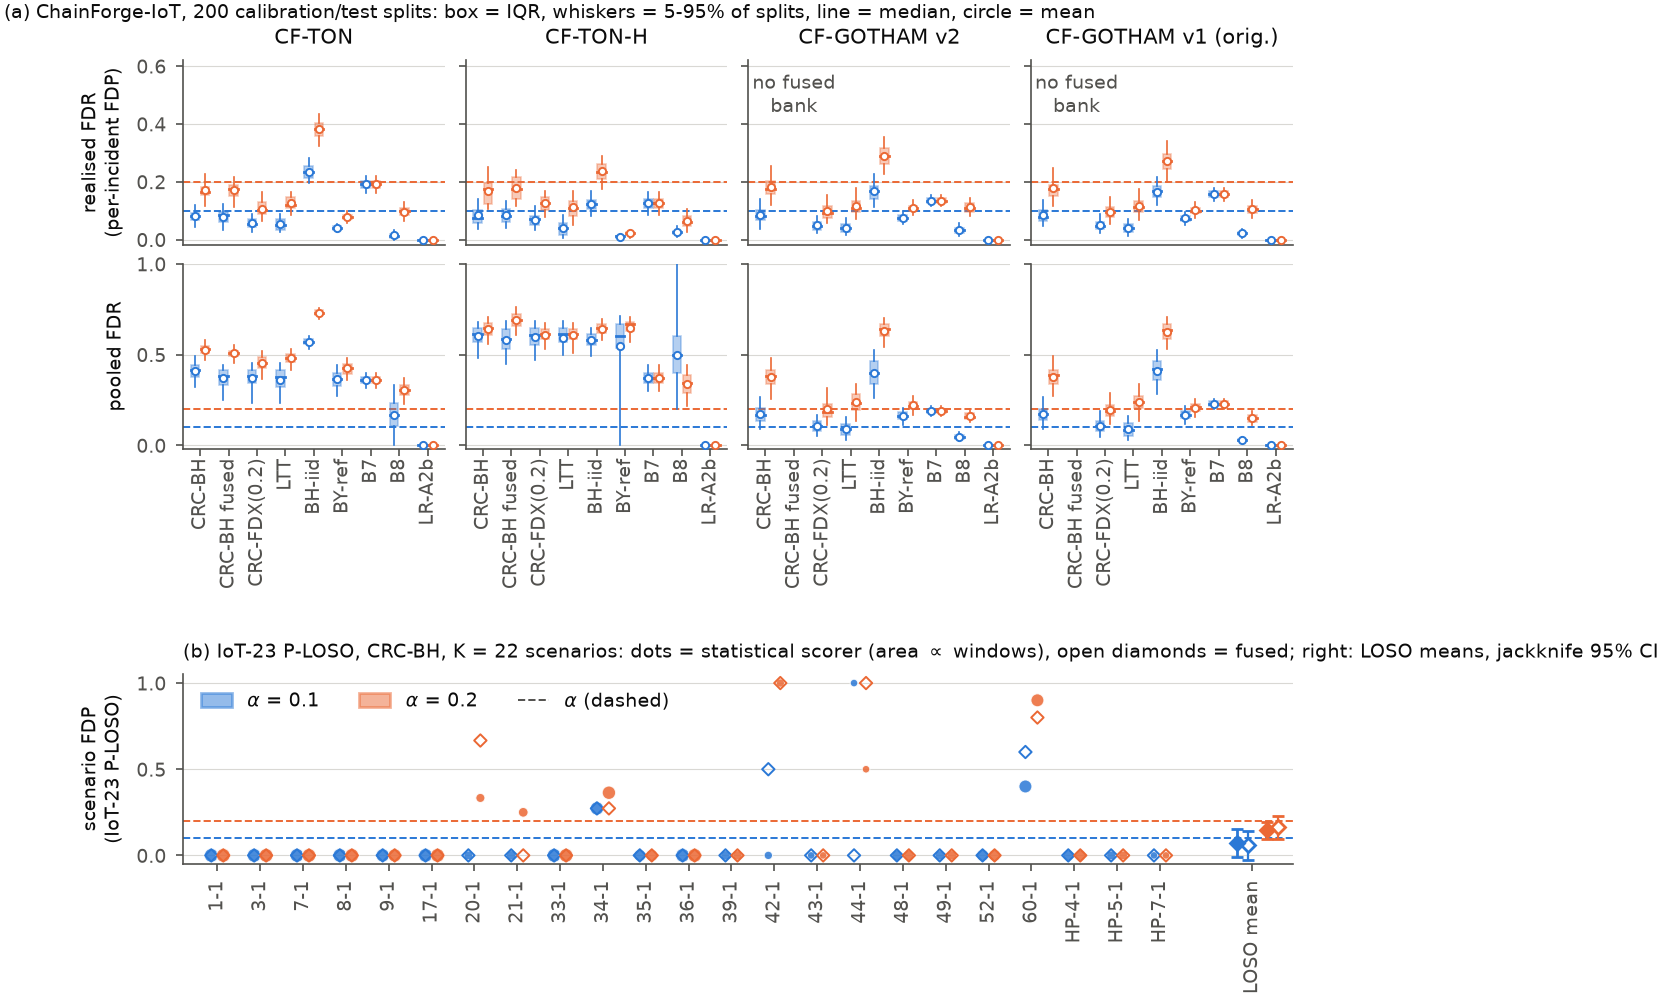

This chart was generated by the following Python code:
#!/usr/bin/env python
"""Fig. 3 -- validity (E1, E11). (a) realised FDR over 200 calibration/test splits on CF-TON, CF-TON-H, CF-GOTHAM for
every method, on both estimands (mean per-incident FDP / pooled FDR), alpha in {0.1, 0.2}; (b) IoT-23 P-LOSO
per-scenario FDP with the LOSO mean and its delete-one-scenario jackknife interval. Owner: P2-G.

  .venv/bin/python -I P2_CertiChain/figures/fig3_validity.py
Reads results/exp/E1 (cells), results/exp/E11/iot23/loso, results/summary/primary1_validity{,_v2}.json.
"""
from __future__ import annotations

import json
import sys
from pathlib import Path

import numpy as np
import polars as pl

sys.path.insert(0, str(Path(__file__).resolve().parent))
import _style as S  # noqa: E402
from certichain.eval import experiments as X  # noqa: E402

DSETS = [("cf_ton", "CF-TON", "S_TON"), ("cf_ton_h", "CF-TON-H", "S_TON_H"), ("cf_gotham_v2", "CF-GOTHAM v2", "S_GOT2"),
         ("cf_gotham", "CF-GOTHAM v1 (orig.)", "S_GOT")]
METHODS = [("crc_bh", "stat", "CRC-BH"), ("crc_bh", "fuse_s0", "CRC-BH fused"), ("crc_fdx020", "stat", "CRC-FDX(0.2)"),
           ("ltt", "stat", "LTT"), ("bh_iid", "stat", "BH-iid"), ("by_ref", "stat", "BY-ref"), ("b7", "stat", "B7"),
           ("b8", "stat", "B8"), ("lr_a2b", "stat", "LR-A2b")]
ALPHAS = (0.1, 0.2)


def cell_frame(idx: pl.DataFrame, ds: str, sid: str, method: str, alpha: float) -> pl.DataFrame | None:
    sub = idx.filter((pl.col("ds") == ds) & (pl.col("scorer_id") == sid) & (pl.col("method") == method)
                     & ((pl.col("alpha") - alpha).abs() < 1e-9))
    if not sub.height:
        return None
    return pl.read_parquet(Path(sub["path"][0]) / "per_split.parquet")


def main() -> None:
    S.setup()
    import matplotlib.pyplot as plt
    from matplotlib.gridspec import GridSpec
    from matplotlib.lines import Line2D
    from matplotlib.patches import Patch
    idx = X.collect("E1")
    fig = plt.figure(figsize=(S.DCOL, 4.7))
    outer = GridSpec(2, 1, figure=fig, height_ratios=[2.05, 1.0], hspace=0.78, top=0.955, bottom=0.10)
    gs = outer[0].subgridspec(2, len(DSETS), hspace=0.10, wspace=0.08)
    present = {}
    for r, (metric, ylab) in enumerate((("fdr", "realised FDR\n(per-incident FDP)"), ("pooled_fdr", "pooled FDR"))):
        for c, (ds, name, scorer) in enumerate(DSETS):
            ax = fig.add_subplot(gs[r, c])
            pos = 0
            ticks, labels = [], []
            for m, kind, lab in METHODS:
                sid = f"{scorer}.{kind}"
                for j, a in enumerate(ALPHAS):
                    df = cell_frame(idx, ds, sid, m, a)
                    x = pos + (j - 0.5) * 0.36
                    if df is None:
                        continue
                    present[(ds, m, kind)] = True
                    v = df[metric].to_numpy().astype(float)
                    v = v[np.isfinite(v)]
                    q05, q25, q50, q75, q95 = np.quantile(v, [0.05, 0.25, 0.5, 0.75, 0.95])
                    col = S.ALPHA_COLORS[a]
                    ax.add_patch(plt.Rectangle((x - 0.15, q25), 0.30, max(q75 - q25, 1e-4), facecolor=col, alpha=0.35,
                                               edgecolor=col, lw=0.6, zorder=3))
                    ax.plot([x, x], [q05, q25], color=col, lw=0.6, zorder=3)
                    ax.plot([x, x], [q75, q95], color=col, lw=0.6, zorder=3)
                    ax.plot([x - 0.15, x + 0.15], [q50, q50], color=col, lw=1.0, zorder=4)
                    ax.plot([x], [v.mean()], marker="o", ms=2.6, mfc="white", mec=col, mew=0.7, zorder=5)
                ticks.append(pos)
                labels.append(lab)
                pos += 1
            for a in ALPHAS:
                S.alpha_line(ax, a, color=S.ALPHA_COLORS[a])
            ax.set_xlim(-0.6, pos - 0.4)
            ax.set_ylim(-0.02, 1.0 if metric == "pooled_fdr" else 0.62)
            ax.set_xticks(ticks)
            ax.set_xticklabels(labels if r == 1 else [], rotation=90, fontsize=7)
            ax.tick_params(axis="x", pad=1)
            if r == 0:
                ax.tick_params(axis="x", length=0)
                ax.set_title(name)
            if c == 0:
                ax.set_ylabel(ylab)
            else:
                ax.set_yticklabels([])
            ax.grid(axis="x", visible=False)
            if (ds, "crc_bh", "fuse_s0") not in present and r == 0:
                ax.text(1, 0.58, "no fused\nbank", ha="center", va="top", fontsize=7, color=S.INK2)
    # (b) IoT-23 P-LOSO
    ax = fig.add_subplot(outer[1])
    loso = X.exp_root("E11") / "iot23" / "loso"
    scen = None
    xs = None
    summary_pts = []
    for j, a in enumerate(ALPHAS):
        p = loso / "crc_bh__S_CF.stat" / f"a{a}"
        if not (p / "per_scenario.parquet").exists():
            continue
        per = pl.read_parquet(p / "per_scenario.parquet")
        jk = json.loads((p / "jackknife.json").read_text())
        if scen is None:
            per0 = per.with_columns(pl.col("scenario").str.replace("HP-", "HP").alias("lab"))
            order = sorted(range(per0.height), key=lambda i: (per0["scenario"][i].startswith("HP"),
                                                              float(per0["scenario"][i].split("-")[-2])
                                                              if not per0["scenario"][i].startswith("HP")
                                                              else float(per0["scenario"][i].split("-")[1])))
            scen = [per0["scenario"][i] for i in order]
            xs = np.arange(len(scen))
        pm = dict(zip(per["scenario"].to_list(), per["fdp"].to_list()))
        nw = dict(zip(per["scenario"].to_list(), per["n_windows"].to_list()))
        y = np.array([pm[s] for s in scen])
        col = S.ALPHA_COLORS[a]
        ax.scatter(xs + (j - 0.5) * 0.28, y, s=[6 + 1.6 * nw[s] for s in scen], color=col, alpha=0.85,
                   edgecolor="white", linewidth=0.4, zorder=4)
        summary_pts.append((a, jk))
    fused_pts = []
    for j, a in enumerate(ALPHAS):
        pf = loso / "crc_bh__S_CF.fuse_s0" / f"a{a}"
        if scen is not None and (pf / "per_scenario.parquet").exists():
            perf = pl.read_parquet(pf / "per_scenario.parquet")
            pmf = dict(zip(perf["scenario"].to_list(), perf["fdp"].to_list()))
            ax.scatter(xs + (j - 0.5) * 0.28, [pmf[s_] for s_ in scen], s=10, facecolor="none",
                       edgecolor=S.ALPHA_COLORS[a], linewidth=0.7, zorder=5, marker="D")
            fused_pts.append((a, json.loads((pf / "jackknife.json").read_text())))
    if scen is not None:
        xr = len(scen) + 0.8
        for j, (a, jk) in enumerate(fused_pts):
            col = S.ALPHA_COLORS[a]
            xx = xr + j * 0.7 + 0.25
            ax.errorbar([xx], [jk["estimate"]], yerr=[[jk["estimate"] - max(jk["lo"], -0.05)], [jk["hi"] - jk["estimate"]]],
                        fmt="D", ms=3.6, color=col, mfc="white", elinewidth=0.8, capsize=2, zorder=5)
        for j, (a, jk) in enumerate(summary_pts):
            col = S.ALPHA_COLORS[a]
            xx = xr + j * 0.7
            ax.errorbar([xx], [jk["estimate"]], yerr=[[jk["estimate"] - max(jk["lo"], -0.05)], [jk["hi"] - jk["estimate"]]],
                        fmt="D", ms=3.6, color=col, mfc=col, elinewidth=1.0, capsize=2, zorder=5)
        for a in ALPHAS:
            S.alpha_line(ax, a, color=S.ALPHA_COLORS[a])
        ax.set_xticks(list(xs) + [xr + 0.35])
        ax.set_xticklabels([s for s in scen] + ["LOSO mean"], rotation=90, fontsize=7)
        ax.set_xlim(-0.8, xr + 1.3)
        ax.set_ylim(-0.05, 1.05)
        ax.set_ylabel("scenario FDP\n(IoT-23 P-LOSO)")
        ax.grid(axis="x", visible=False)
        ax.set_title("(b) IoT-23 P-LOSO, CRC-BH, K = 22 scenarios: dots = statistical scorer (area $\\propto$ windows), "
                     "open diamonds = fused; right: LOSO means, jackknife 95% CI", loc="left", fontsize=7)
    fig.text(0.0, 0.995, "(a) ChainForge-IoT, 200 calibration/test splits: box = IQR, whiskers = 5-95% of splits, "
             "line = median, circle = mean", fontsize=7, ha="left", va="bottom")
    handles = [Patch(facecolor=S.ALPHA_COLORS[a], alpha=0.5, edgecolor=S.ALPHA_COLORS[a], label=f"$\\alpha$ = {a}")
               for a in ALPHAS] + [Line2D([], [], ls="--", color=S.INK2, lw=0.7, label="$\\alpha$ (dashed)")]
    ax.legend(handles=handles, loc="upper left", ncol=3, fontsize=7)
    v = json.loads((S.RESULTS / "summary" / "primary1_validity.json").read_text())
    run = [c for c in v["cells"] if not c.get("missing")]
    pv2 = S.RESULTS / "summary" / "primary1_validity_v2.json"
    v2txt = ""
    if pv2.exists():
        v2 = json.loads(pv2.read_text())
        zc = {c["cell"]: c for c in v2["cells"]}
        z1, z2 = (zc.get(f"cf_gotham|alpha={a}|crc_bh|stats", {}).get("z") for a in (0.1, 0.2))
        v2txt = (f" Deviation-P1 family (CF-GOTHAM cells from v2 / S_GOT2, primary1_validity_v2.json): "
                 f"{v2['n_cells_run']}/{len(v2['cells'])} cells run, max z = {v2['max_standardised_excess']:.2f}, "
                 f"violations = {v2['n_violations']} (CF-GOTHAM v2 z = {z1:.2f} / {z2:.2f} at alpha = 0.1 / 0.2). The "
                 f"CF-GOTHAM fused cells are missing in both families because P2-F dropped CF-GOTHAM fusion.")
    cap = f"""Fig. 3 (validity; E1, E11). Required facts for the caption (from results/summary/E1_numbers.json, primary1_validity.json):
(a) Realised FDR over 200 random calibration/test splits (split seeds 0-199) of the cal/test pools: CF-TON K = 150 / 150 test incidents, CF-TON-H K = 100 / 100, CF-GOTHAM K = 100 / 100; statistical scorers S_TON, S_TON_H, S_GOT2 (CF-GOTHAM v2, regenerated without the integer-second splicing artifact: documented post-PREREG deviation P1 triggered by the pre-registered E15 check) and S_GOT (CF-GOTHAM v1, the original benchmark, shown side by side); CRC-BH fused = M_fuse seed 0 (kappa = 0.1) where its bank exists ({', '.join(n for d, n, _ in DSETS if (d, 'crc_bh', 'fuse_s0') in present) or 'none'}). Top row: mean per-incident strict FDP (AMB counted false) = the estimand CRC-BH/FDX/LTT guarantee; bottom row: FDR pooled over each split's test incidents. Boxes = IQR of the split distribution, whiskers 5-95%, line = median, open circle = mean; dashed lines at alpha = 0.1 (blue) and 0.2 (orange). LR-A2b (like all six Lee-Ren variants) certifies nothing in every split (Prop. 2). B7/B8 use the statistical score here.
Primary endpoint 1 (pre-registered): {len(run)}/{len(v['cells'])} cells run, max standardised excess z = {v['max_standardised_excess']:.2f}, Holm violations = {v['n_violations']} (one-sided H0: FDR <= alpha, SE from the incident-pool cluster bootstrap B = 1000 x 50 splits; P-LOSO cells: jackknife SE). Missing cells: {', '.join(c['cell'] for c in v['cells'] if c.get('missing')) or 'none'}.{v2txt}
(b) IoT-23 P-LOSO (primary real-data protocol): each of the 23 scenarios is held out once, CRC calibrated on the other 22 scenarios' mean monotonised window losses; dot = scenario FDP (mean strict window FDP), area proportional to its windows; diamond = LOSO mean with the delete-one-scenario jackknife 95% interval (t_22); open markers = fused scorer S_CF fuse_s0 where available ({'yes' if fused_pts else 'not yet'}). Validity is the point there: rho_T ~ 0.91 caps STR at ~0.08.
"""
    S.save(fig, "fig3_validity", cap)
    print("fig3 written")


if __name__ == "__main__":
    main()
